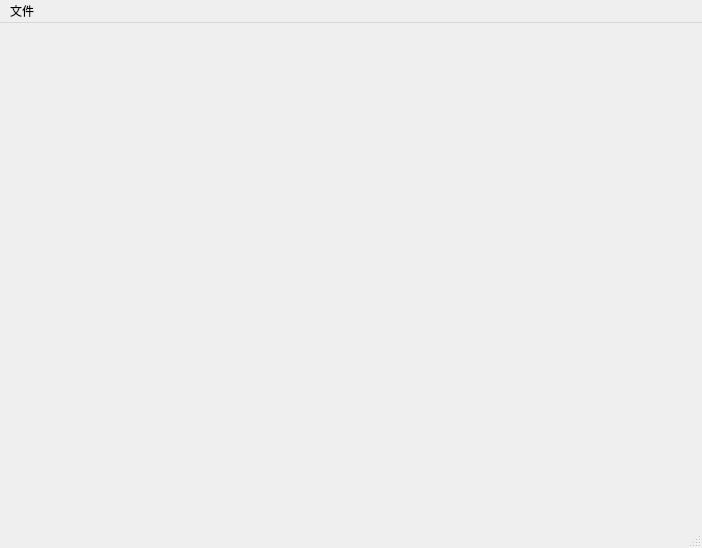
<?xml version="1.0" encoding="UTF-8"?>
<ui version="4.0">
 <class>MainWindow</class>
 <widget class="QMainWindow" name="MainWindow">
  <property name="geometry">
   <rect>
    <x>0</x>
    <y>0</y>
    <width>702</width>
    <height>548</height>
   </rect>
  </property>
  <property name="windowTitle">
   <string>MainWindow</string>
  </property>
  <widget class="QWidget" name="centralwidget">
   <layout class="QVBoxLayout" name="verticalLayout"/>
  </widget>
  <widget class="QMenuBar" name="menubar">
   <property name="geometry">
    <rect>
     <x>0</x>
     <y>0</y>
     <width>702</width>
     <height>21</height>
    </rect>
   </property>
   <widget class="QMenu" name="menu">
    <property name="title">
     <string>文件</string>
    </property>
    <addaction name="actionCamera_Infomation"/>
    <addaction name="actionOpen_Camera"/>
    <addaction name="actionEdit"/>
   </widget>
   <addaction name="menu"/>
  </widget>
  <widget class="QStatusBar" name="statusBar"/>
  <action name="actionCamera_Infomation">
   <property name="text">
    <string>Camera Infomation</string>
   </property>
  </action>
  <action name="actionOpen_Camera">
   <property name="text">
    <string>Open Camera</string>
   </property>
  </action>
  <action name="actionEdit">
   <property name="text">
    <string>Edit</string>
   </property>
  </action>
 </widget>
 <resources/>
 <connections/>
</ui>
